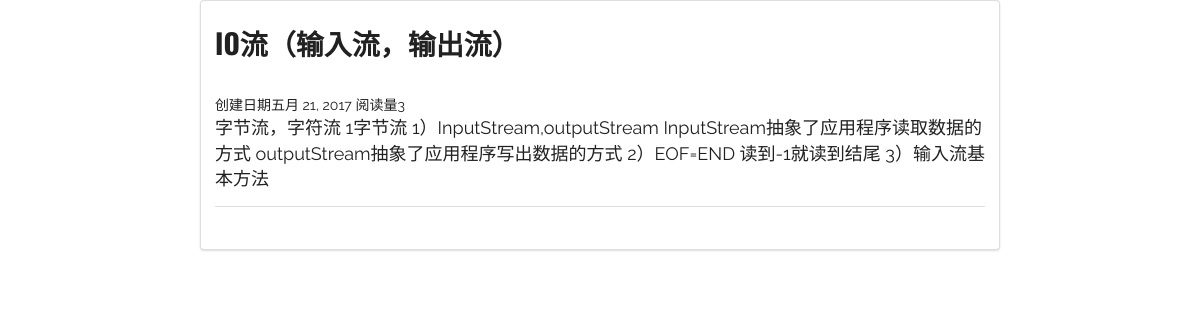
/blog/article_page/5, run on the app's committed database.
### blog/models.py (models this page shows, shortened)
class Aritcle(models.Model):
    headline=models.CharField(null=True,blank=True,max_length=500)
    content=models.TextField(null=True,blank=True)
    excerpt = models.CharField(max_length=200, blank=True)
    created_time = models.DateField(null=True,blank=True)
    modified_time = models.DateTimeField(null=True,blank=True)
    author = models.ForeignKey(User,null=True,blank=True)
    category = models.ForeignKey(Category,null=True,blank=True)
    tags = models.ManyToManyField(Tag,null=True, blank=True)
    browse_num=models.IntegerField(null=True,blank=True)
    class Meta:
        ordering = ['-created_time']

### blog/views.py (the view)
# urls.py: url(r'^article_page/(?P<aritcle_id>[0-9]+)$', views.aritcle_page,name='aritcle_page'),
def aritcle_page(request,aritcle_id):
    aritcle = get_object_or_404(Aritcle,pk=aritcle_id)
    num = aritcle.browse_num
    num = num + 1
    aritcle.browse_num = num
    aritcle.save()
    context={}
    aritcle=models.Aritcle.objects.get(pk=aritcle_id)
    context['aritcle']=aritcle
    return render(request,'aritcle_page.html',context)

### blog/templates/aritcle_page.html (shortened to what this page needs)
<!DOCTYPE html>
{% load staticfiles %}
<head>
     <link rel="stylesheet" href="{% static 'css/semantic.css' %}"  media="screen" title="no title" charset="utf-8">
</head>
<body>
<div class="ui  container segment">
                <div class="ui container vertical segment">
                        <h1 class="ui header">
                            {{ aritcle.headline }}
                        </h1>
                    <br>创建日期{{aritcle.created_time}}      阅读量{{ aritcle.browse_num }}</br>
                    <p>
                        {{ aritcle.content }}
                    </p>
                </div>
               <div class="ui container vertical segment">
               </div>
        </div>
</body>
</html>

### data on the page
Aritcle: headline "IO流（输入流，输出流）", created_time "五月 21, 2017", browse_num "3", content "字节流，字符流 1字节流 1）InputStream,outputStream InputStream抽象了应用程序读取数据的方式 outputStream抽象了应用程序写出数据的方式 2）EOF=END 读到-1就读到结尾 3）输入流基本方法"
